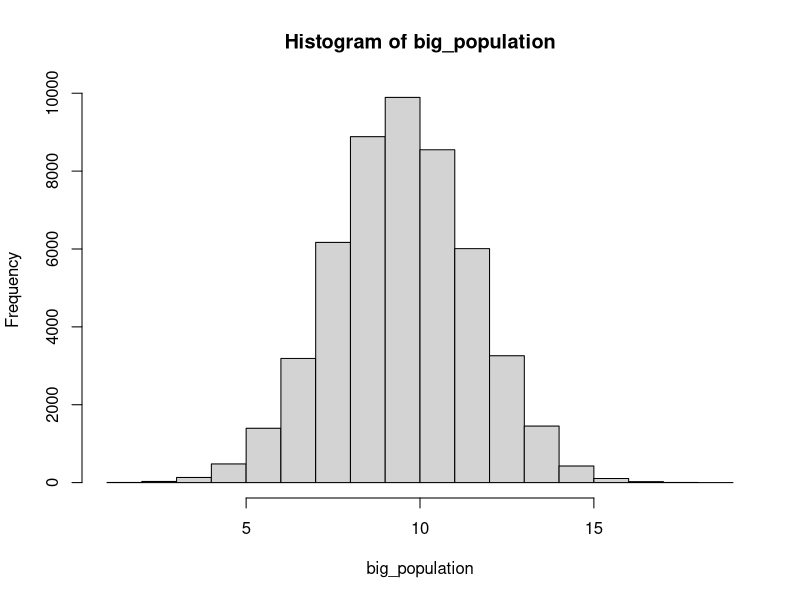
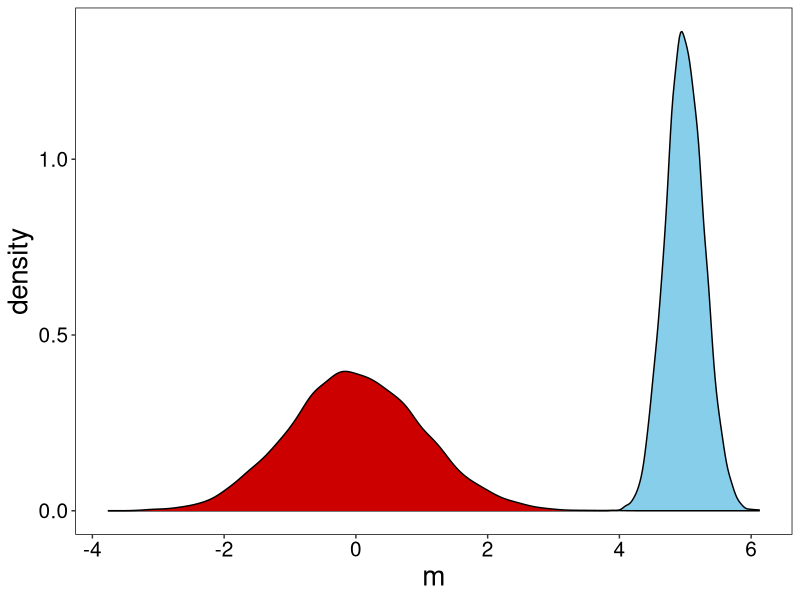
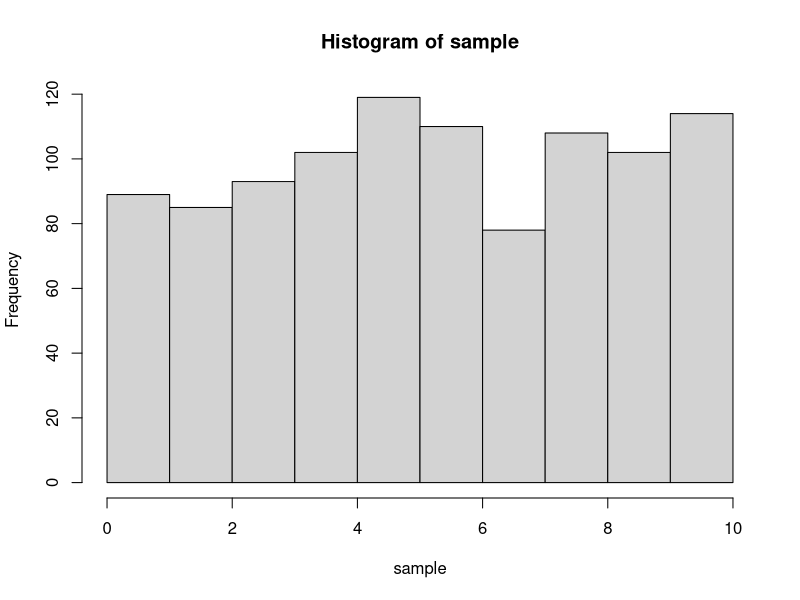
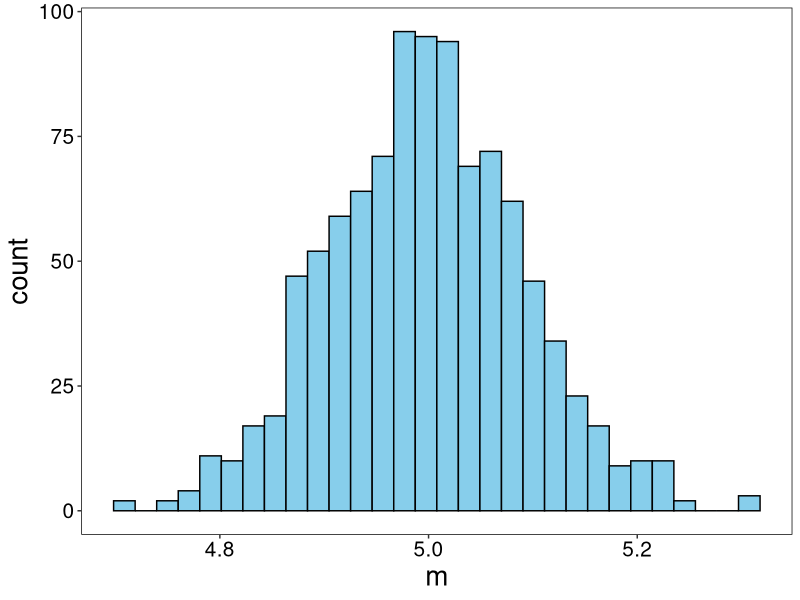
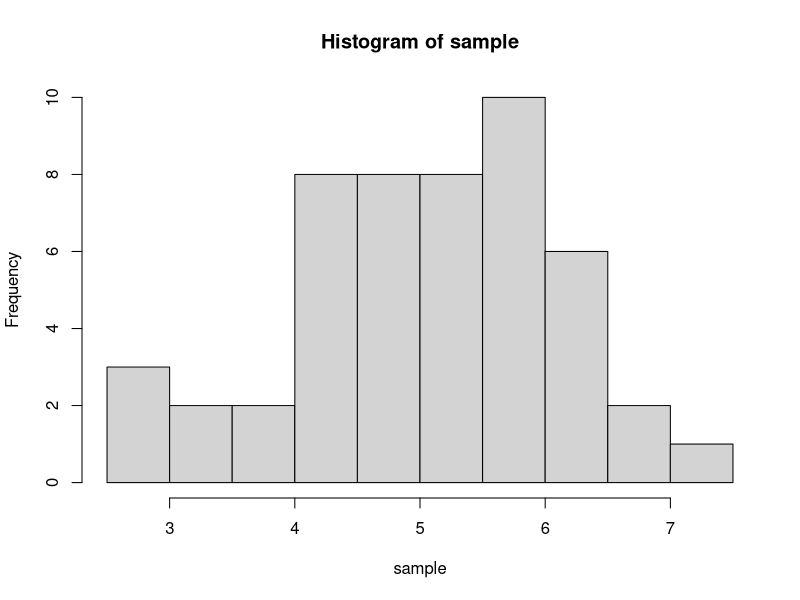
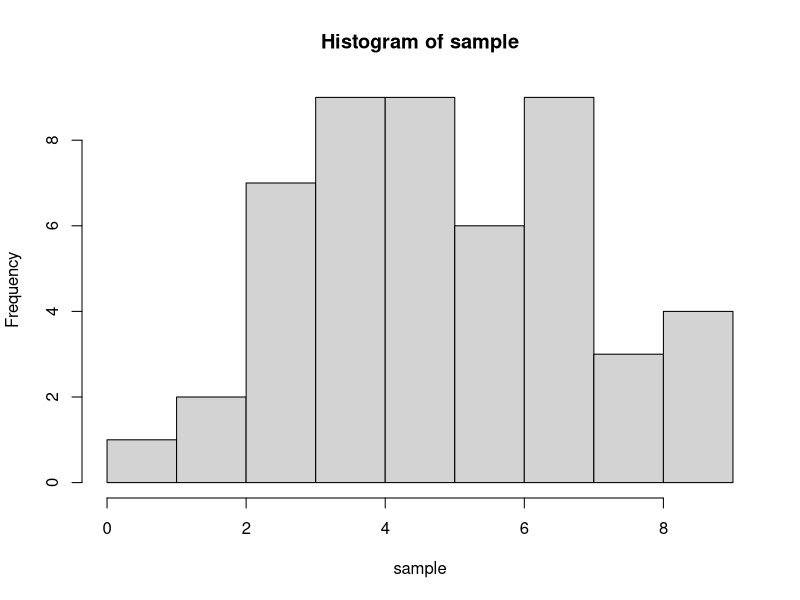

The R script that drew these images, in order:
## ---- chunk 1
knitr::opts_chunk$set(echo = TRUE)
library(dplyr)
library(tidyr)
library(ggplot2)

theme_custom <- theme(
    axis.text = element_text(size = 15),
    axis.title = element_text(size = 20),
    plot.title = element_text(size = 20, hjust = 0.5),
    plot.subtitle = element_text(size = 15, hjust = 0.5),
    legend.title = element_text(size = 15),
    legend.text = element_text(size = 15),
    panel.background = element_rect(fill = "white"), 
    panel.grid = element_blank()
  )

theme_set(theme_custom)
## ---- chunk 2
sample_size = 100
## ---- chunk 3
# here mean and sd - parameters in "general" population 
# n - number of elements we choose from population
norm_sample = rnorm(n=sample_size, mean=0, sd=1)

#parameters of **sample**
mean(norm_sample)
sd(norm_sample)

## ---- chunk 4
exp_sample = rexp(n=sample_size, rate=2)

# mean()
# sd()
## ---- chunk 5

unif_sample = runif(n=sample_size, min=0, max=1)

# mean()
# sd()
## ---- chunk 6
rbinom(n=sample_size, size=10, prob=0.5)

## ---- chunk 7
rpois(n = sample_size, lambda = 1)
## ---- chunk 8
# quantile()
## ---- chunk 9
true_mean = 10
true_sd = 2

# big_population = read_csv('data.csv')
big_population = rnorm(50000, mean = true_mean, sd = true_sd) |> round()

big_population |>  hist()
## ---- chunk 10
sample_size = 10

sample_0 = sample(x=big_population, size=sample_size)
sample_0
## ---- chunk 11
values = c(1,100,10000)
probs_of_values = c(0.2, 0.5, 0.3)

sum(probs_of_values) == 1
## ---- chunk 12
sample_size = 10

sample_2 = sample(values, sample_size, replace=TRUE, prob=probs_of_values)
## ---- chunk 13
sample_size = 10

sample_1 = rnorm(sample_size, mean=0, sd=1)
sample_1
## ---- chunk 14
se = function(x){
  sd(x)/sqrt(length(x))
}
## ---- chunk 15

#uniform 
a=0
b=10
## -> mean = ??
population = runif(100000, a, b)

sample_size = 100 
n_samples = 10000

df_trial <- tibble(
  sample_ID = rep(1:n_samples, each=sample_size),
  value = sample(x=population,
                 size=sample_size*n_samples, 
                 replace = TRUE,
                 prob=rep(1/length(population), length(population))
                 )
  )

df_trial
## ---- chunk 16
df_standart = 
  df_trial |> 
  group_by(sample_ID) |> 
  summarize(m = mean(value)) |> 
  mutate(z_m = (m - mean(m))/sd(m) ) # <-- Formula! 

df_standart

## ---- chunk 17
#for non-standard
mean(df_standart$m)
sd(df_standart$m)

#for standard
mean(df_standart$z_m)
sd(df_standart$z_m)
## ---- chunk 18
 df_standart |> 
  ggplot() + 
  geom_density(aes(x=m),
               # bins=30, col='black',
               fill='skyblue') +
  geom_density(aes(x=z_m),
               # bins=30, col='black', 
               fill='red3')
## ---- chunk 19
sample_size = 1000 

sample = runif(n=sample_size, min=0, max=10)

hist(sample)
## ---- chunk 20
n_samples = 1000

df_trial <- data.frame(
  sample_ID = rep(1:n_samples, each=sample_size),
    value = runif(sample_size*n_samples, 0, 10) 
  # generating sample_size*n_samples values from the same distibution
  )

df_means_from_samples = 
  df_trial |> group_by(sample_ID) |> 
  summarize(m = mean(value)) 

df_means_from_samples |> 
  ggplot() + 
  geom_histogram(aes(x=m), bins=30, col='black', fill='skyblue')
## ---- chunk 21
sample_size = 1000 

# sample = rexp()

# hist()
## ---- chunk 22
true_mean = 5
true_sd = 1

sample_size = 50

sample = rnorm(sample_size, true_mean, true_sd)

sample_mean = mean(sample)
# sample_sd = sd(sample_norm)
sample_se = se(sample)

hist(sample)
## ---- chunk 23
quantiles = qnorm(0, 1, p = c(0.025, 0.975)) #+- 1.96

c(
  sample_mean + quantiles[1] * sample_se,
  sample_mean + quantiles[2] * sample_se
)
## ---- chunk 24
#| fig-height: 7
#| fig-width: 10

sample_size = 100 
n_samples = 1000
true_mean=5

df_trial <- tibble(
  sample_ID = rep(1:n_samples, each=sample_size),
  value = rnorm(sample_size*n_samples, true_mean, 2)
  )


quantiles = qnorm(0, 1, p = c(0.025, 0.975))


df_ci = df_trial |> group_by(sample_ID) |> 
  summarize(mu = mean(value), 
            se_sample = se(value), 
            conf.min = mu + quantiles[1] * se_sample,
            conf.max = mu + quantiles[2] * se_sample) |> 
  mutate(out = ifelse((true_mean < conf.max) & (true_mean > conf.min), 'ok', 'missed'))

# df_ci |>  
  # ggplot(aes(y=)) +
  # geom_errorbar(aes(xmin = , xmax = , col=)) +
  # geom_vline(aes(xintercept = ), col='red', lty=2, size=2) +
  # labs(y="Sample", color='CI covers true mean') 
  
  
## ---- chunk 25
true_mean = 5
true_sd = 2

## ---- chunk 26
sample_size = 50

sample = rnorm(sample_size, true_mean, true_sd)

sample_mean = mean(sample)
# sample_sd = sd(sample_norm)
sample_se = se(sample)

hist(sample)
## ---- chunk 27
quantiles = qt(df = length(sample)-1, p = c(0.025, 0.975)) 
quantiles
## ---- chunk 28
c(
  sample_mean + quantiles[1] * sample_se,
  sample_mean + quantiles[2] * sample_se
)
## ---- chunk 29
t.test(sample)
